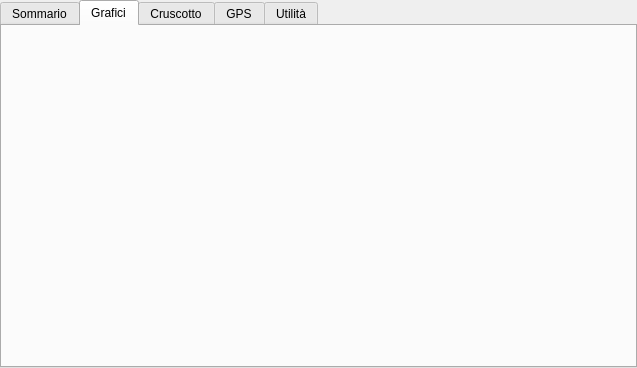
<?xml version="1.0" encoding="UTF-8"?>
<ui version="4.0">
 <class>RecordingSessionViews</class>
 <widget class="QWidget" name="RecordingSessionViews">
  <property name="geometry">
   <rect>
    <x>0</x>
    <y>0</y>
    <width>637</width>
    <height>368</height>
   </rect>
  </property>
  <property name="windowTitle">
   <string>Form</string>
  </property>
  <layout class="QGridLayout" name="gridLayout_4">
   <property name="leftMargin">
    <number>0</number>
   </property>
   <property name="topMargin">
    <number>0</number>
   </property>
   <property name="rightMargin">
    <number>0</number>
   </property>
   <property name="bottomMargin">
    <number>0</number>
   </property>
   <property name="spacing">
    <number>0</number>
   </property>
   <item row="0" column="0">
    <widget class="QTabWidget" name="sessionTabs">
     <property name="currentIndex">
      <number>1</number>
     </property>
     <widget class="QWidget" name="summaryTab">
      <attribute name="icon">
       <iconset resource="../Resource.qrc">
        <normaloff>:/images/icons/summary.png</normaloff>:/images/icons/summary.png</iconset>
      </attribute>
      <attribute name="title">
       <string>Sommario</string>
      </attribute>
      <layout class="QGridLayout" name="gridLayout_2">
       <property name="leftMargin">
        <number>0</number>
       </property>
       <property name="topMargin">
        <number>0</number>
       </property>
       <property name="rightMargin">
        <number>0</number>
       </property>
       <property name="bottomMargin">
        <number>0</number>
       </property>
       <property name="spacing">
        <number>0</number>
       </property>
       <item row="0" column="0">
        <widget class="SummaryView" name="summaryView" native="true"/>
       </item>
      </layout>
     </widget>
     <widget class="QWidget" name="chartsTab">
      <attribute name="icon">
       <iconset resource="../Resource.qrc">
        <normaloff>:/images/icons/chart.png</normaloff>:/images/icons/chart.png</iconset>
      </attribute>
      <attribute name="title">
       <string>Grafici</string>
      </attribute>
      <layout class="QGridLayout" name="chartsLayout">
       <property name="leftMargin">
        <number>3</number>
       </property>
       <property name="topMargin">
        <number>3</number>
       </property>
       <property name="rightMargin">
        <number>3</number>
       </property>
       <property name="bottomMargin">
        <number>3</number>
       </property>
       <property name="spacing">
        <number>3</number>
       </property>
       <item row="0" column="0">
        <widget class="ChartView" name="chartView" native="true"/>
       </item>
      </layout>
     </widget>
     <widget class="QWidget" name="dashTab">
      <attribute name="icon">
       <iconset resource="../Resource.qrc">
        <normaloff>:/images/icons/dashboard.png</normaloff>:/images/icons/dashboard.png</iconset>
      </attribute>
      <attribute name="title">
       <string>Cruscotto</string>
      </attribute>
      <layout class="QGridLayout" name="gridLayout_3">
       <property name="leftMargin">
        <number>0</number>
       </property>
       <property name="topMargin">
        <number>0</number>
       </property>
       <property name="rightMargin">
        <number>0</number>
       </property>
       <property name="bottomMargin">
        <number>0</number>
       </property>
       <property name="spacing">
        <number>0</number>
       </property>
       <item row="0" column="0">
        <widget class="DashView" name="dashView" native="true"/>
       </item>
      </layout>
     </widget>
     <widget class="QWidget" name="gpsTab">
      <attribute name="icon">
       <iconset resource="../Resource.qrc">
        <normaloff>:/images/icons/gps.png</normaloff>:/images/icons/gps.png</iconset>
      </attribute>
      <attribute name="title">
       <string>GPS</string>
      </attribute>
      <layout class="QGridLayout" name="gpsLayout">
       <property name="leftMargin">
        <number>0</number>
       </property>
       <property name="topMargin">
        <number>0</number>
       </property>
       <property name="rightMargin">
        <number>0</number>
       </property>
       <property name="bottomMargin">
        <number>0</number>
       </property>
       <property name="spacing">
        <number>0</number>
       </property>
       <item row="0" column="0">
        <widget class="GPSView" name="gpsView" native="true">
         <property name="sizePolicy">
          <sizepolicy hsizetype="Expanding" vsizetype="Expanding">
           <horstretch>0</horstretch>
           <verstretch>0</verstretch>
          </sizepolicy>
         </property>
        </widget>
       </item>
      </layout>
     </widget>
     <widget class="QWidget" name="utilsTab">
      <attribute name="icon">
       <iconset resource="../Resource.qrc">
        <normaloff>:/images/icons/tools.png</normaloff>:/images/icons/tools.png</iconset>
      </attribute>
      <attribute name="title">
       <string>Utilità</string>
      </attribute>
      <layout class="QGridLayout" name="gridLayout">
       <property name="leftMargin">
        <number>0</number>
       </property>
       <property name="topMargin">
        <number>0</number>
       </property>
       <property name="rightMargin">
        <number>0</number>
       </property>
       <property name="bottomMargin">
        <number>0</number>
       </property>
       <property name="spacing">
        <number>0</number>
       </property>
       <item row="0" column="0">
        <widget class="UtilitiesView" name="utilitiesView" native="true"/>
       </item>
      </layout>
     </widget>
    </widget>
   </item>
  </layout>
 </widget>
 <customwidgets>
  <customwidget>
   <class>ChartView</class>
   <extends>QWidget</extends>
   <header>view/viewchart.h</header>
   <container>1</container>
  </customwidget>
  <customwidget>
   <class>GPSView</class>
   <extends>QWidget</extends>
   <header>view/viewgps.h</header>
   <container>1</container>
  </customwidget>
  <customwidget>
   <class>SummaryView</class>
   <extends>QWidget</extends>
   <header>view/viewsummary.h</header>
   <container>1</container>
  </customwidget>
  <customwidget>
   <class>DashView</class>
   <extends>QWidget</extends>
   <header>view/viewdash.h</header>
   <container>1</container>
  </customwidget>
  <customwidget>
   <class>UtilitiesView</class>
   <extends>QWidget</extends>
   <header>view/viewutilities.h</header>
   <container>1</container>
  </customwidget>
 </customwidgets>
 <resources>
  <include location="../Resource.qrc"/>
 </resources>
 <connections/>
</ui>
